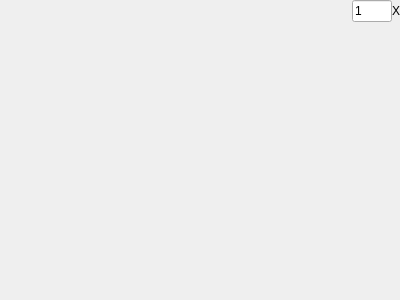
<?xml version="1.0" encoding="UTF-8"?>
<ui version="4.0">
 <class>Zoom</class>
 <widget class="QWidget" name="Zoom">
  <property name="geometry">
   <rect>
    <x>0</x>
    <y>0</y>
    <width>400</width>
    <height>300</height>
   </rect>
  </property>
  <property name="sizePolicy">
   <sizepolicy hsizetype="Ignored" vsizetype="Ignored">
    <horstretch>0</horstretch>
    <verstretch>0</verstretch>
   </sizepolicy>
  </property>
  <property name="windowTitle">
   <string>CZoom</string>
  </property>
  <layout class="QVBoxLayout" name="verticalLayout_2">
   <property name="spacing">
    <number>0</number>
   </property>
   <property name="leftMargin">
    <number>0</number>
   </property>
   <property name="topMargin">
    <number>0</number>
   </property>
   <property name="rightMargin">
    <number>0</number>
   </property>
   <property name="bottomMargin">
    <number>0</number>
   </property>
   <item>
    <layout class="QHBoxLayout" name="horizontalLayout_2">
     <property name="spacing">
      <number>0</number>
     </property>
     <item>
      <spacer name="horizontalSpacer">
       <property name="orientation">
        <enum>Qt::Horizontal</enum>
       </property>
       <property name="sizeHint" stdset="0">
        <size>
         <width>40</width>
         <height>20</height>
        </size>
       </property>
      </spacer>
     </item>
     <item>
      <layout class="QVBoxLayout" name="verticalLayout">
       <property name="spacing">
        <number>0</number>
       </property>
       <item>
        <layout class="QHBoxLayout" name="horizontalLayout">
         <property name="spacing">
          <number>0</number>
         </property>
         <item>
          <widget class="QLineEdit" name="lineEdit">
           <property name="sizePolicy">
            <sizepolicy hsizetype="Preferred" vsizetype="Fixed">
             <horstretch>0</horstretch>
             <verstretch>0</verstretch>
            </sizepolicy>
           </property>
           <property name="maximumSize">
            <size>
             <width>40</width>
             <height>16777215</height>
            </size>
           </property>
           <property name="layoutDirection">
            <enum>Qt::LeftToRight</enum>
           </property>
           <property name="text">
            <string>1</string>
           </property>
          </widget>
         </item>
         <item>
          <widget class="QLabel" name="label">
           <property name="text">
            <string>X</string>
           </property>
          </widget>
         </item>
        </layout>
       </item>
       <item>
        <spacer name="verticalSpacer">
         <property name="orientation">
          <enum>Qt::Vertical</enum>
         </property>
         <property name="sizeHint" stdset="0">
          <size>
           <width>20</width>
           <height>40</height>
          </size>
         </property>
        </spacer>
       </item>
      </layout>
     </item>
    </layout>
   </item>
  </layout>
 </widget>
 <layoutdefault spacing="6" margin="11"/>
 <resources/>
 <connections/>
</ui>
